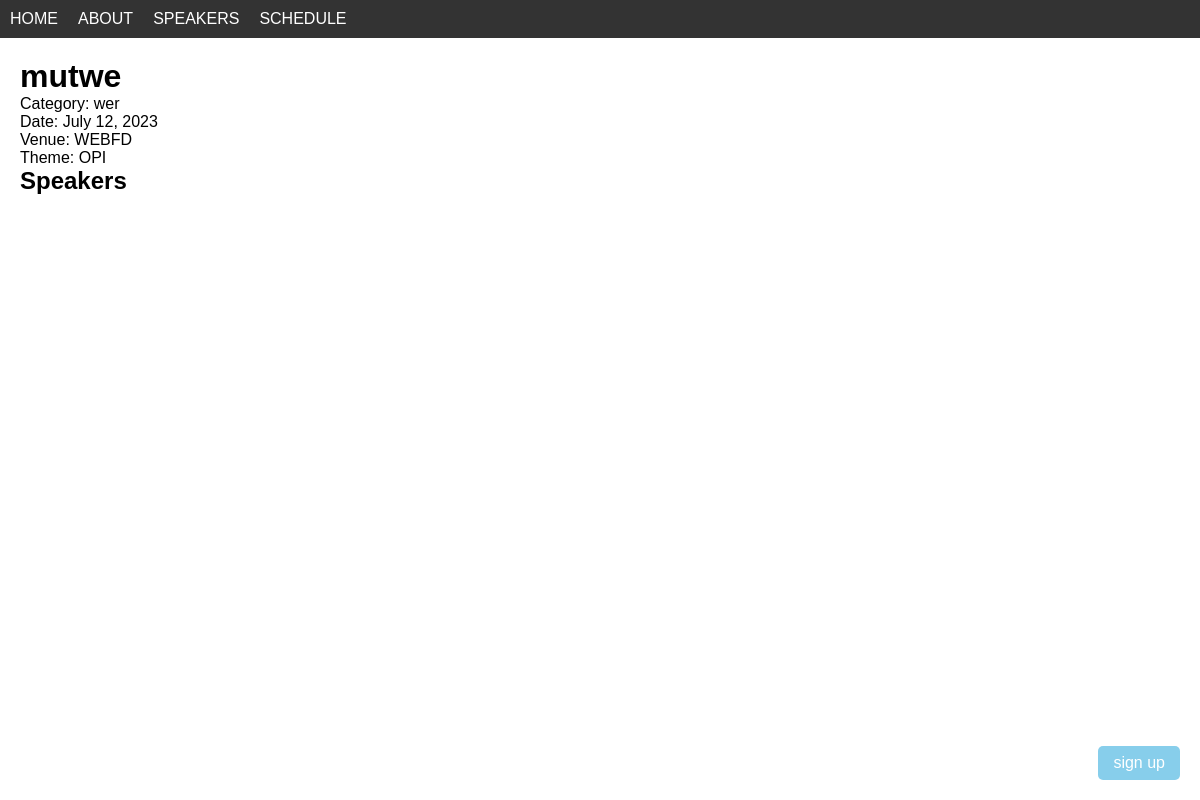
The page /conference/2/ on the database its author committed.
### conferences/models.py (models this page shows, shortened)
class Conference(models.Model):
    name = models.CharField(max_length=255)
    category = models.CharField(max_length=100)
    date = models.DateField()
    venue = models.CharField(max_length=255)
    theme = models.CharField(max_length=255)

### conferences/views.py (the view)
# urls.py: path('conference/<int:conference_id>/', views.conference_detail, name='conference_detail'),
def conference_detail(request, conference_id):
    conference = get_object_or_404(Conference, pk=conference_id)
    return render(request, 'conferences/conference_detail.html', {'conference': conference})

### templates/conferences/conference_detail.html (shortened to what this page needs)
{% extends 'base.html' %}
{% block content %}
<h1>{{ conference.name }}</h1>
<p>Category: {{ conference.category }}</p>
<p>Date: {{ conference.date }}</p>
<p>Venue: {{ conference.venue }}</p>
<p>Theme: {{ conference.theme }}</p>
<h2>Speakers</h2>
{% endblock %}

### static/css/styles.css (style rules this page uses)
body, h1, h2, h3, p, ul, li { margin: 0; padding: 0; list-style: none; }
body { font-family: Arial, sans-serif; }

### rows shown on the page
Conference: name "mutwe", category "wer", date "July 12, 2023", venue "WEBFD", theme "OPI"
